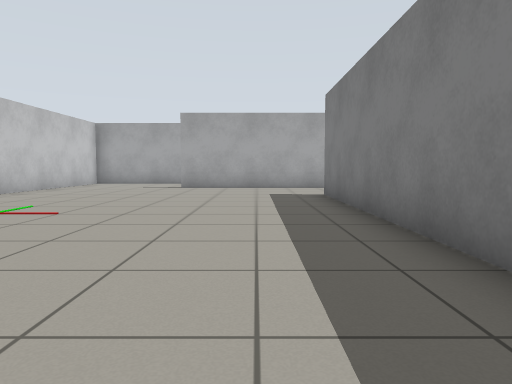
view 1 (above)

13 first-person views from a walk through a world built for the Gazebo simulator. The camera is 0.72 m above the floor, tilts 4° down and sees 70° across. The floor is counted in squares, 1 m on a side. Each view is taken from the middle of a square. On the plan, view 1 faces up. The plan holds only what a view shows up to about 11 squares ahead; the rest is blank. The place goes on beyond the plan.

view 2
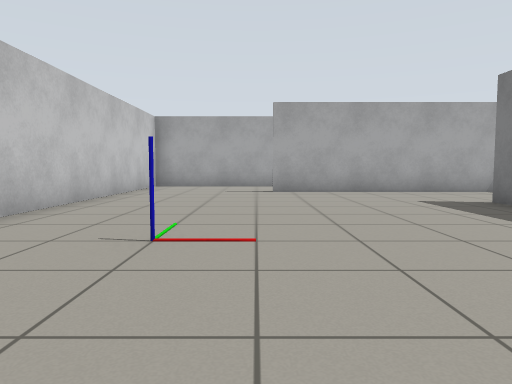

view 3
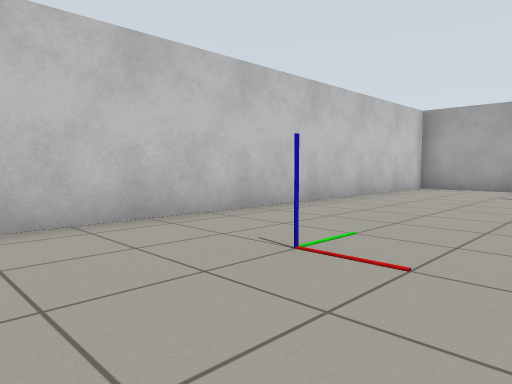

view 4
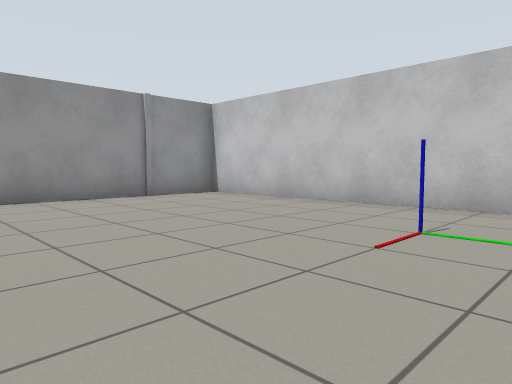

view 5
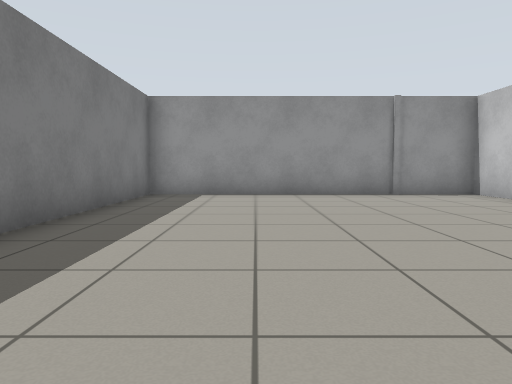

view 6
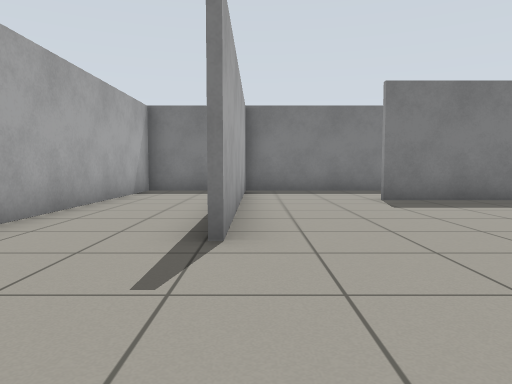

view 7
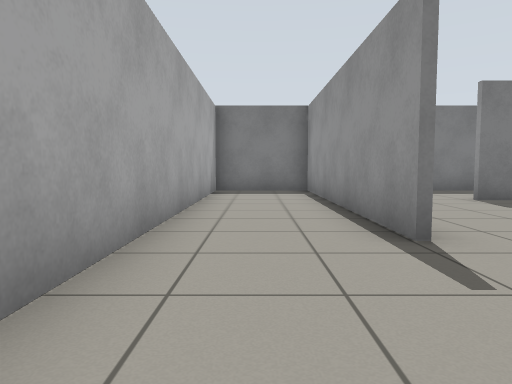

view 8
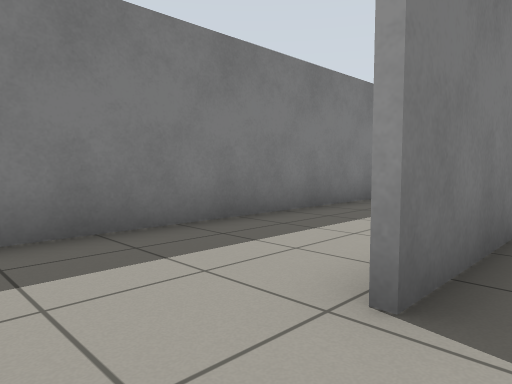

view 9
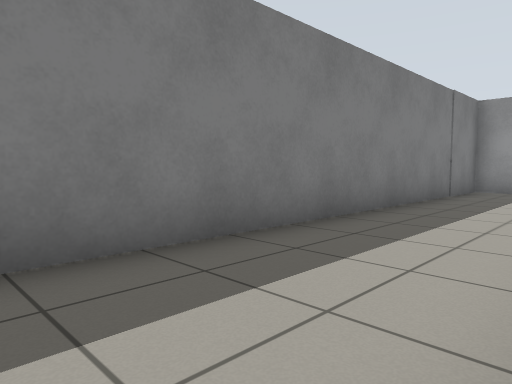

view 10
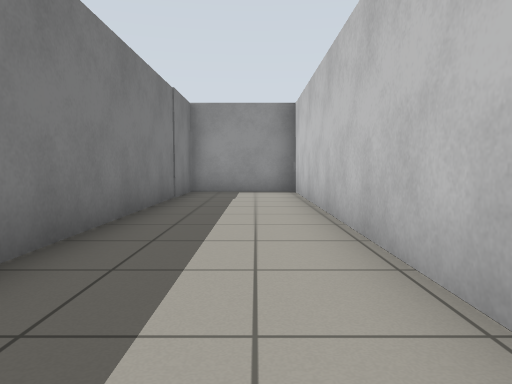

view 11
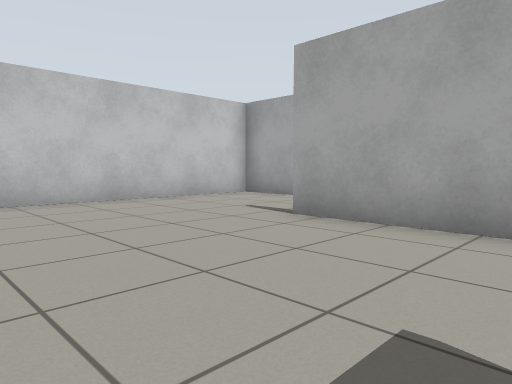

view 12
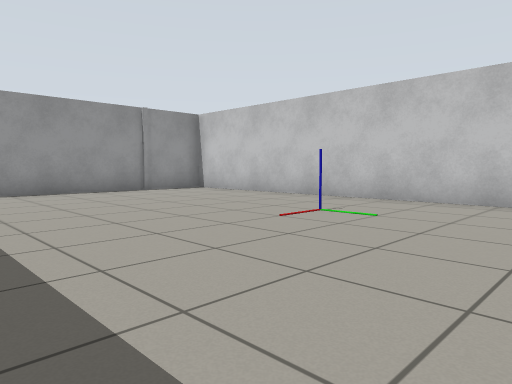

view 13
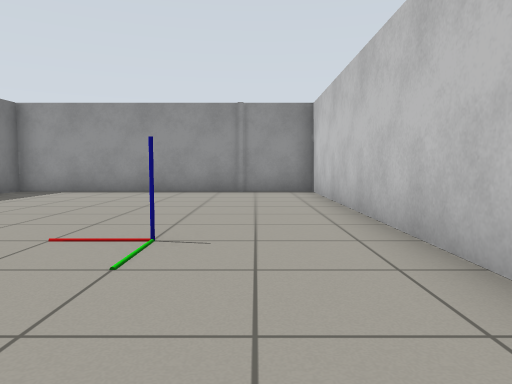

### Floor plan
Ten units are one square. View 1 is at (0, 0); x grows to the right and y downward. Boxes are objects, and circles mark ways between rooms. Rooms are numbered by the first view taken in them; rooms with no view inside come last. Other rooms are left out.
<svg viewBox="-71 -157 125 176">
<path fill="none" stroke="#000" d="M-26 -125 49 -125M16 -123 -26 -123M49 -120 49 -152 -66 -152 -66 14 17 14 17 -94M19 -75 19 14 49 14 49 -120M48 -123 16 -123"/>
<rect x="-45" y="-65" width="10" height="10" fill="#bbb"><title>other object</title></rect>
<circle cx="20" cy="-105" r="3" fill="#2a7"/>
<text x="-20" y="-70">1</text>
<text x="30" y="-50">2</text>
</svg>
Room 1 opens to room 2.

Where each view was taken, in squares from view 1:
view 1: 0 up, 0 right, facing up
view 2: 2 up, 3 left, facing up
view 3: 3 up, 2 left, facing up-left
view 4: 7 up, 0 right, facing down-left
view 5: 8 up, 1 left, facing down
view 6: 12 up, 6 left, facing right
view 7: 14 up, 6 left, facing right
view 8: 11 up, 1 right, facing down-right
view 9: 10 up, 2 right, facing down-right
view 10: 9 up, 3 right, facing down
view 11: 8 up, 1 right, facing up-left
view 12: 9 up, 1 right, facing down-left
view 13: 9 up, 5 left, facing down
